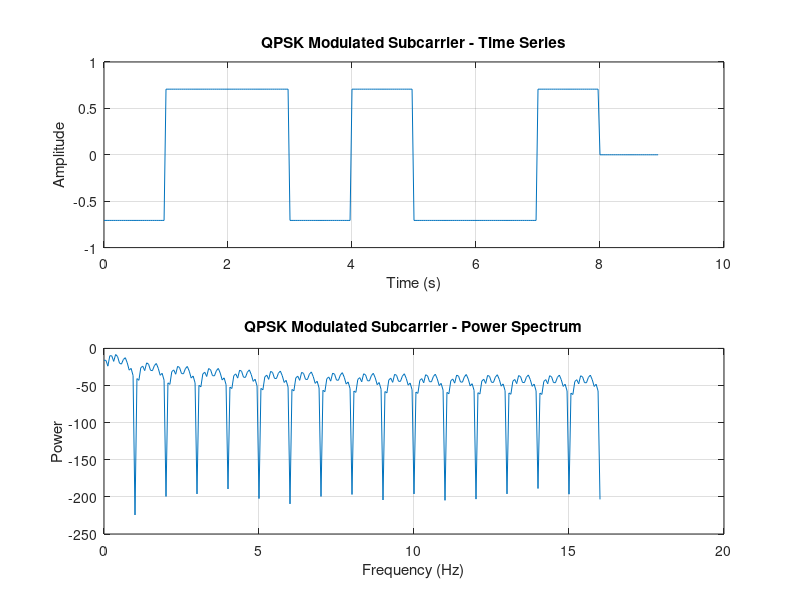

MATLAB code for this plot: (Note: this script raises an error after producing the figure.)
%% b) Repeat part (a) adding two additional modulated subcarriers spaced ±fd = 1/T =
%% 1/(NTs) apart from the original subcarrier where T is the OFDM block symbol duration.

% Parameters
num_symbols = 8;         % Number of QPSK symbols
samples_per_symbol = 32; % Sampling rate
rolloff = 0;             % Rectangular pulse shaping (no roll-off)
symbol_rate = 1;         % Symbol rate
fc = 2e6;                % Carrier frequency
fs = samples_per_symbol * symbol_rate; % Sampling frequency

% Generate random binary data for QPSK modulation
data = randi([0 1], 1, 2*num_symbols);

% Map binary data to QPSK symbols
qpsk_symbols = 1/sqrt(2) * (2 * data(1:2:end) - 1 + 1i * (2 * data(2:2:end) - 1));

% Upsample symbols to desired sampling rate
upsampled_symbols = upsample(qpsk_symbols, samples_per_symbol);

% Generate rectangular baseband pulses
rect_pulse = ones(1, samples_per_symbol);

% Pulse shaping using convolution
pulse_shaped_waveform = conv(upsampled_symbols, rect_pulse);

% Modulate the pulse-shaped waveform onto the subcarrier
t = (0:length(pulse_shaped_waveform)-1) / fs; % Time vector
subcarrier = pulse_shaped_waveform .* exp(1j * 2 * pi * fc * t);

% Plotting
figure(1);
% Time series plot
subplot(2, 1, 1);
plot(t, subcarrier);
title('QPSK Modulated Subcarrier - Time Series');
xlabel('Time (s)');
ylabel('Amplitude');
grid on;

% Power spectrum plot
subplot(2, 1, 2);
NFFT = 2^nextpow2(length(subcarrier)); % Next power of 2 from length of y
Y = fft(subcarrier,NFFT)/length(subcarrier);
f = fs/2*linspace(0,1,NFFT/2+1);
plot(f,10*log10(Y(1:NFFT/2+1).^2));
title('QPSK Modulated Subcarrier - Power Spectrum');
xlabel('Frequency (Hz)');
ylabel('Power');
grid on;

N = samples_per_symbol;
% Adjust plot layout
subplot(2, 1, 1);
f1_delta  = (1/N*T);
add_subcarrier(subcarrier,fc + f1_delta ,t);

f2_delta  = (1/N*T);
add_subcarrier(subcarrier,f1_delta + f2_delta ,t);
